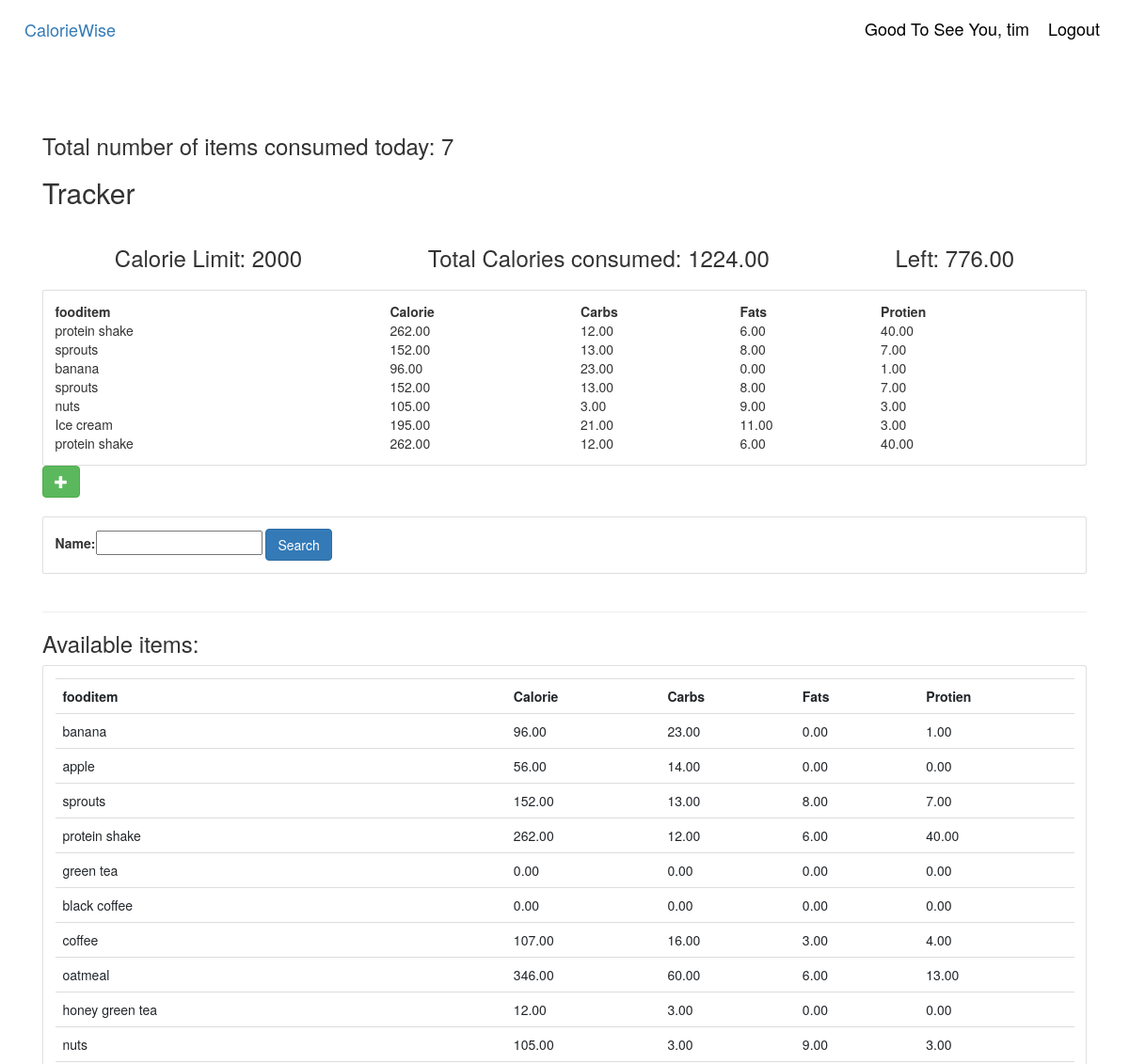
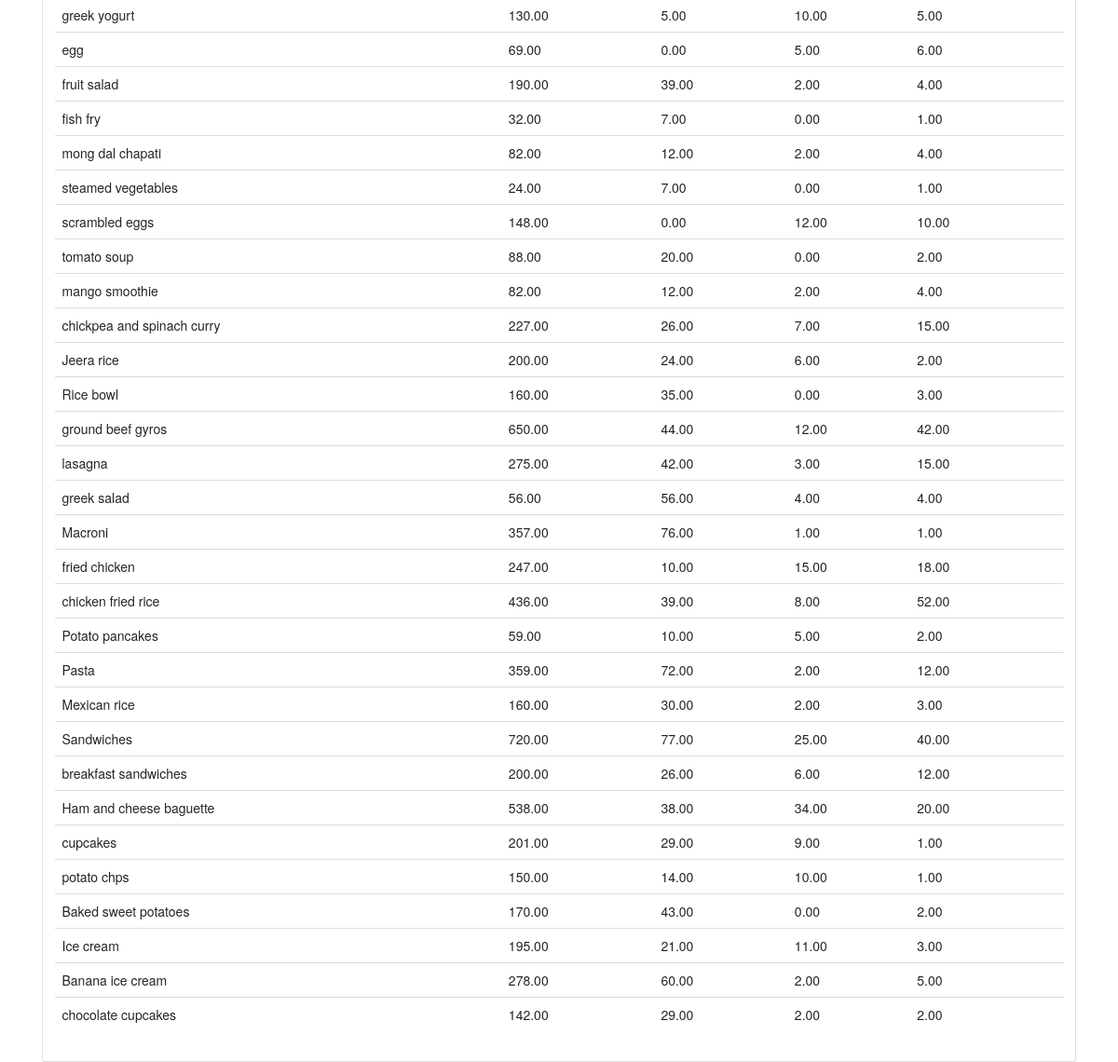
The page /user/ (signed in) on the database its author committed (2 pictures, top to bottom).
### Fityfeed/models.py (models this page shows, shortened)
class Fooditem(models.Model):
    name = models.CharField(max_length=200)
    category = models.ManyToManyField(Category)
    carbohydrate = models.DecimalField(max_digits=5,decimal_places=2,default=0)
    fats = models.DecimalField(max_digits=5,decimal_places=2,default=0)
    protein = models.DecimalField(max_digits=5,decimal_places=2,default=0)
    calorie=models.DecimalField(max_digits=5,decimal_places=2,default=0,blank=True)
    quantity = models.IntegerField(default=1,null=True,blank=True)

### Fityfeed/views.py (the view)
# urls.py: path('user/',views.userPage,name='userPage'), #userPage
def userPage(request):
    user=request.user
    cust=user.customer
    fooditems=Fooditem.objects.filter()
    myfilter = fooditemFilter(request.GET,queryset=fooditems)
    fooditems=myfilter.qs
    total=UserFooditem.objects.all()
    myfooditems=total.filter(customer=cust)
    cnt=myfooditems.count()
    querysetFood=[]
    for food in myfooditems:
        querysetFood.append(food.fooditem.all())
    finalFoodItems=[]
    for items in querysetFood:
        for food_items in items:
            finalFoodItems.append(food_items)
    totalCalories=0
    for foods in finalFoodItems:
        totalCalories+=foods.calorie
    CalorieLeft=2000-totalCalories
    context={'CalorieLeft':CalorieLeft,'totalCalories':totalCalories,'cnt':cnt,'foodlist':finalFoodItems,'fooditem':fooditems,'myfilter':myfilter}
    return render(request,'user.html',context)

### Fityfeed/templates/user.html (shortened to what this page needs)
{% extends 'main.html' %}
{% load static %}
{% block content %}
<head>
    <link rel="stylesheet" href="https://maxcdn.bootstrapcdn.com/bootstrap/3.3.7/css/bootstrap.min.css">
</head>
<head> <link rel="stylesheet" href="https://maxcdn.bootstrapcdn.com/bootstrap/3.3.7/css/bootstrap.min.css"></head>
<h3>Total number of items consumed today: {{cnt}}</h3>
<div class="today">
	<h2>Tracker</h2>
	<div class="flex-box-row">
		<h3>Calorie Limit: 2000</h3>
		<h3>Total Calories consumed: {{totalCalories}}</h3>
		<h3>Left: {{ CalorieLeft }}</h3>
	</div>
    <div class="card card-body">
        <table>
            <tr>
                <th>fooditem</th>
                <th>Calorie</th>
                <th>Carbs</th>
                <th>Fats</th>
                <th>Protien</th>
            </tr>
            {% for food in foodlist %}
            <tr>
                <td>{{food.name}}</td>
                <td> {{food.calorie}}</td>
                <td> {{food.carbohydrate}}</td>
                <td> {{food.fats}}</td>
				<td> {{food.protein}}</td>
			</tr>
            {% endfor %}
        </table>
	</div>
	<form action="{% url 'addFooditem' %}" method="POST">
		<button type="submit" class="btn btn-success">
			<span class="glyphicon glyphicon-plus"></span>
		</button>
	</form>
</div>
<br>
<div class="row">
	<div class="col">
		<div class="card card-body">
			<form method="get">
				{{myfilter.form}}
		    <button class="btn btn-primary" type="submit">Search</button>
		  </form>
		</div>
	</div>
</div>
<br>
<hr>
<h3>Available items:</h3>
<div class="row">
	<div class="col-md">
		<div class="card card-body">
			<table class="table table-sm">
				<tr>
					<th>fooditem</th>
					<th>Calorie</th>
					<th>Carbs</th>
					<th>Fats</th>
					<th>Protien</th>
				</tr>
				{% for food in fooditem %}
				<tr>
					<td>{{food.name}}</td>
					<td> {{food.calorie}}</td>
					<td> {{food.carbohydrate}}</td>
                    <td> {{food.fats}}</td>
                    <td> {{food.protein}}</td>
					</tr>
				{% endfor %}
			</table>
		</div>
	</div>
</div>
{% endblock %}

### Fityfeed/templates/navbar.html (shortened to what this page needs)
{% load static%}
<nav class="navbar navbar-expand-lg navbar-bg-transparent bg-white">
    <a class="navbar-brand" href="{% url 'home' %}">CalorieWise</a>
    <span class="hello-msg">Good To See You, {{request.user}}</span>
    <span ><a  class="hello-msg" href="{% url 'logout' %}">Logout</a></span>
  </nav>

### static/css/main.css (style rules this page uses)
.flex-box-row { display:flex; padding : 10px; flex-wrap: wrap; justify-content: space-around; }

### Fityfeed/templates/navbar.html (style rules this page uses)
.hello-msg { font-size: 18px; color: black; margin-right: 20px; }

### rows shown on the page
Fooditem: name "protein shake", calorie "262.00", carbohydrate "12.00", fats "6.00", protein "40.00"
Fooditem: name "sprouts", calorie "152.00", carbohydrate "13.00", fats "8.00", protein "7.00"
Fooditem: name "banana", calorie "96.00", carbohydrate "23.00", fats "0.00", protein "1.00"
Fooditem: name "nuts", calorie "105.00", carbohydrate "3.00", fats "9.00", protein "3.00"
Fooditem: name "Ice cream", calorie "195.00", carbohydrate "21.00", fats "11.00", protein "3.00"
Fooditem: name "apple", calorie "56.00", carbohydrate "14.00", fats "0.00", protein "0.00"
Fooditem: name "green tea", calorie "0.00", carbohydrate "0.00", fats "0.00", protein "0.00"
Fooditem: name "black coffee", calorie "0.00", carbohydrate "0.00", fats "0.00", protein "0.00"
Fooditem: name "coffee", calorie "107.00", carbohydrate "16.00", fats "3.00", protein "4.00"
Fooditem: name "oatmeal", calorie "346.00", carbohydrate "60.00", fats "6.00", protein "13.00"
Fooditem: name "honey green tea", calorie "12.00", carbohydrate "3.00", fats "0.00", protein "0.00"
Fooditem: name "greek yogurt", calorie "130.00", carbohydrate "5.00", fats "10.00", protein "5.00"
Fooditem: name "egg", calorie "69.00", carbohydrate "0.00", fats "5.00", protein "6.00"
Fooditem: name "fruit salad", calorie "190.00", carbohydrate "39.00", fats "2.00", protein "4.00"
Fooditem: name "fish fry", calorie "32.00", carbohydrate "7.00", fats "0.00", protein "1.00"
Fooditem: name "mong dal chapati", calorie "82.00", carbohydrate "12.00", fats "2.00", protein "4.00"
Fooditem: name "steamed vegetables", calorie "24.00", carbohydrate "7.00", fats "0.00", protein "1.00"
Fooditem: name "scrambled eggs", calorie "148.00", carbohydrate "0.00", fats "12.00", protein "10.00"
Fooditem: name "tomato soup", calorie "88.00", carbohydrate "20.00", fats "0.00", protein "2.00"
Fooditem: name "mango smoothie", calorie "82.00", carbohydrate "12.00", fats "2.00", protein "4.00"
Fooditem: name "chickpea and spinach curry", calorie "227.00", carbohydrate "26.00", fats "7.00", protein "15.00"
Fooditem: name "Jeera rice", calorie "200.00", carbohydrate "24.00", fats "6.00", protein "2.00"
Fooditem: name "Rice bowl", calorie "160.00", carbohydrate "35.00", fats "0.00", protein "3.00"
Fooditem: name "ground beef gyros", calorie "650.00", carbohydrate "44.00", fats "12.00", protein "42.00"
Fooditem: name "lasagna", calorie "275.00", carbohydrate "42.00", fats "3.00", protein "15.00"
Fooditem: name "greek salad", calorie "56.00", carbohydrate "56.00", fats "4.00", protein "4.00"
Fooditem: name "Macroni", calorie "357.00", carbohydrate "76.00", fats "1.00", protein "1.00"
Fooditem: name "fried chicken", calorie "247.00", carbohydrate "10.00", fats "15.00", protein "18.00"
Fooditem: name "chicken fried rice", calorie "436.00", carbohydrate "39.00", fats "8.00", protein "52.00"
Fooditem: name "Potato pancakes", calorie "59.00", carbohydrate "10.00", fats "5.00", protein "2.00"
Fooditem: name "Pasta", calorie "359.00", carbohydrate "72.00", fats "2.00", protein "12.00"
Fooditem: name "Mexican rice", calorie "160.00", carbohydrate "30.00", fats "2.00", protein "3.00"
Fooditem: name "Sandwiches", calorie "720.00", carbohydrate "77.00", fats "25.00", protein "40.00"
Fooditem: name "breakfast sandwiches", calorie "200.00", carbohydrate "26.00", fats "6.00", protein "12.00"
Fooditem: name "Ham and cheese baguette", calorie "538.00", carbohydrate "38.00", fats "34.00", protein "20.00"
Fooditem: name "cupcakes", calorie "201.00", carbohydrate "29.00", fats "9.00", protein "1.00"
Fooditem: name "potato chps", calorie "150.00", carbohydrate "14.00", fats "10.00", protein "1.00"
Fooditem: name "Baked sweet potatoes", calorie "170.00", carbohydrate "43.00", fats "0.00", protein "2.00"
Fooditem: name "Banana ice cream", calorie "278.00", carbohydrate "60.00", fats "2.00", protein "5.00"
Fooditem: name "chocolate cupcakes", calorie "142.00", carbohydrate "29.00", fats "2.00", protein "2.00"

### other values the page prints
{{ request.user }} "tim"
{{ cnt }} "7"
{{ totalCalories }} "1224.00"
{{ CalorieLeft }} "776.00"
